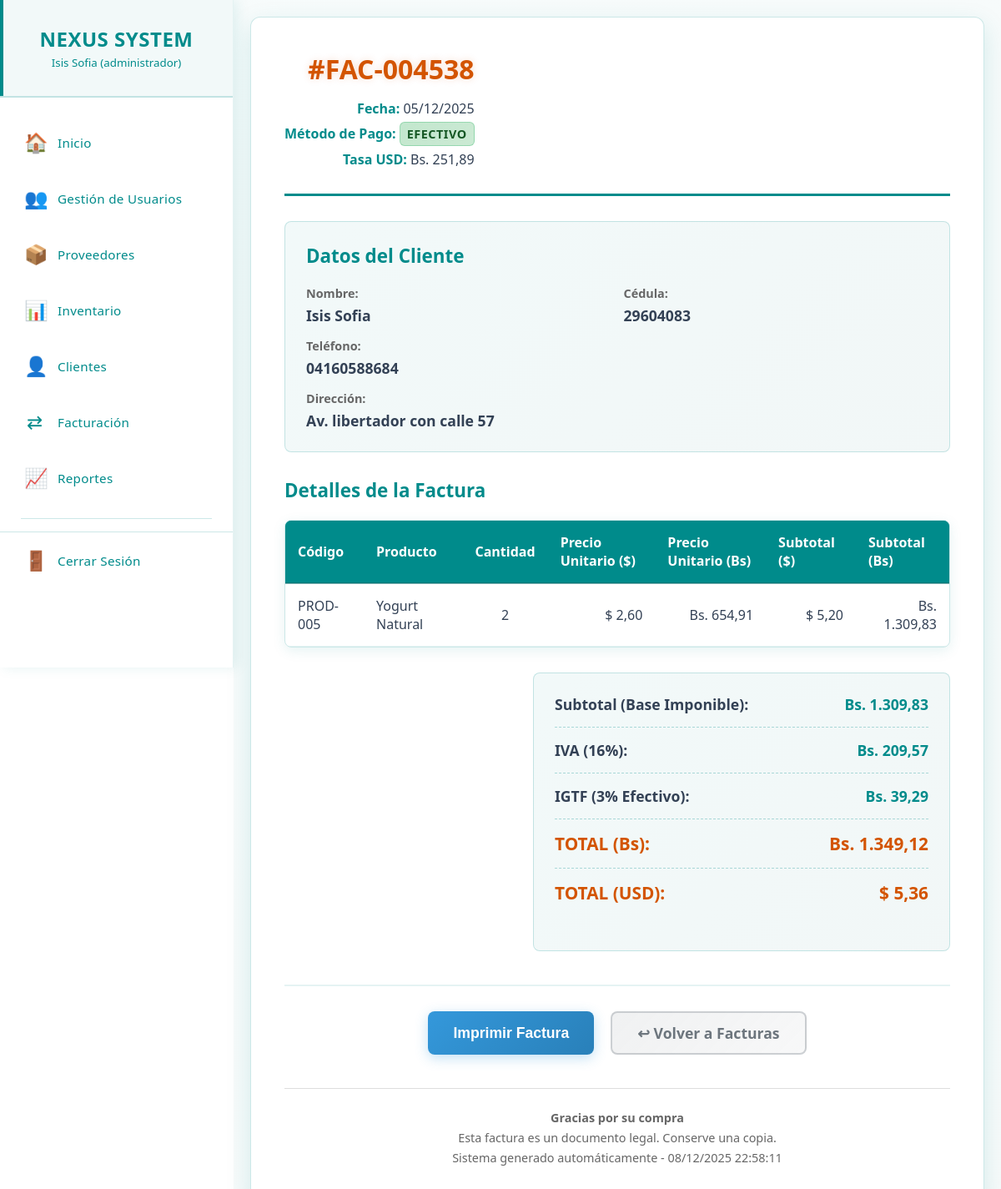
/ver_factura.php?id=9 (signed in), run on an earlier commit of the app's database.
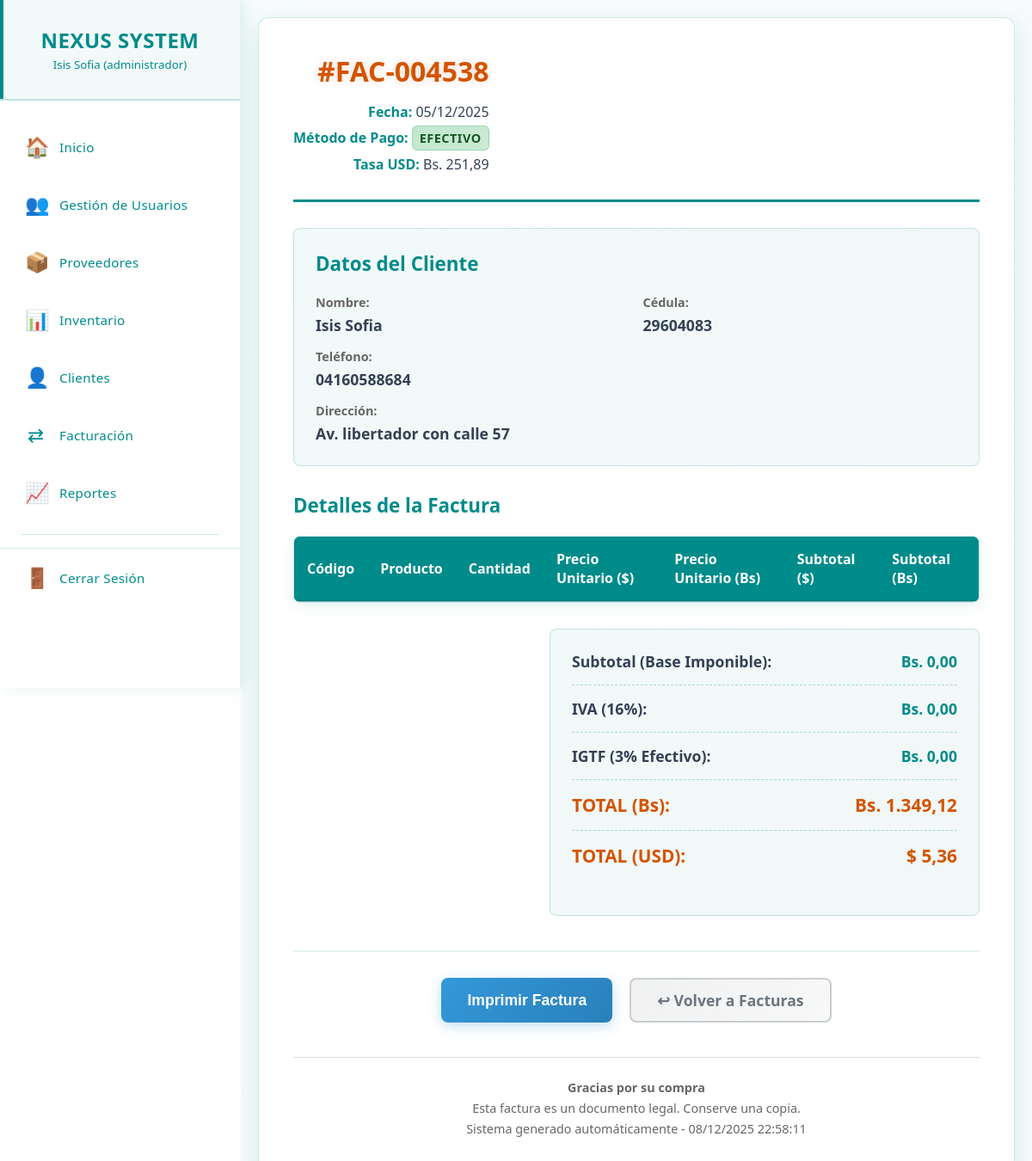
And on a later commit of the database.
### tables this page shows
CREATE TABLE `detalle_venta` (
  `id_detalle` int(11) NOT NULL,
  `id_venta` int(11) NOT NULL,
  `id_producto` int(11) NOT NULL,
  `codigo_producto` varchar(50) DEFAULT NULL,
  `nombre_producto` varchar(120) DEFAULT NULL,
  `cantidad` decimal(10,2) NOT NULL,
  `precio_unitario_bs` decimal(12,2) NOT NULL,
  `precio_unitario_usd` decimal(10,2) NOT NULL,
  `subtotal_bs` decimal(12,2) NOT NULL,
  `subtotal_usd` decimal(10,2) NOT NULL,
  `fecha_registro` timestamp NOT NULL DEFAULT current_timestamp()
);

CREATE TABLE `ventas` (
  `id_venta` int(11) NOT NULL,
  `cliente` varchar(100) DEFAULT NULL,
  `fecha` date DEFAULT NULL,
  `metodo_pago` varchar(50) DEFAULT NULL,
  `total_bs` decimal(12,2) DEFAULT 0.00,
  `id_cliente` int(11) DEFAULT NULL,
  `total_usd` decimal(12,2) DEFAULT 0.00,
  `total_eur` decimal(12,2) DEFAULT NULL,
  `tasa_usd` decimal(12,4) DEFAULT 0.0000,
  `tasa_eur` decimal(12,4) DEFAULT 0.0000,
  `nro_factura` varchar(20) DEFAULT NULL
);

CREATE TABLE `clientes` (
  `id` int(11) NOT NULL,
  `nombre` varchar(255) NOT NULL,
  `cedula` int(8) NOT NULL,
  `telefono` varchar(20) NOT NULL,
  `direccion` text NOT NULL
);

### ver_factura.php (the view, shortened to what the changed rows need)
<?php
require_once 'menu.php';
$id_venta = isset($_GET['id']) ? intval($_GET['id']) : 0;
try {
    $stmt = $pdo->prepare("SELECT v.*, c.cedula, c.telefono, c.direccion
                          FROM ventas v
                          LEFT JOIN clientes c ON v.id_cliente = c.id
                          WHERE v.id_venta = ?");
    $stmt->execute([$id_venta]);
    $factura = $stmt->fetch(PDO::FETCH_ASSOC);
    $stmt_detalles = $pdo->prepare("SELECT * FROM detalle_venta WHERE id_venta = ?");
    $stmt_detalles->execute([$id_venta]);
    $detalles = $stmt_detalles->fetchAll(PDO::FETCH_ASSOC);
    $tasa_usd = floatval($factura['tasa_usd']);
    $subtotal_usd_calculado = 0;
    foreach ($detalles as &$detalle) {
        $cantidad = floatval($detalle['cantidad']);
        $precio_usd = floatval($detalle['precio_unitario_usd']);
        $detalle['precio_unitario_bs'] = $precio_usd * $tasa_usd;
        $detalle['subtotal_usd'] = $cantidad * $precio_usd;
        $detalle['subtotal_bs'] = $detalle['subtotal_usd'] * $tasa_usd;
        $subtotal_usd_calculado += $detalle['subtotal_usd'];
    }
    $subtotal_bs_calculado = $subtotal_usd_calculado * $tasa_usd;
    $iva_porcentaje = 16;
    $iva_usd = $subtotal_usd_calculado * ($iva_porcentaje / 100);
    $iva_bs = $iva_usd * $tasa_usd;
    $igtf_porcentaje = ($factura['metodo_pago'] === 'Efectivo') ? 3 : 0;
    $igtf_usd = $subtotal_usd_calculado * ($igtf_porcentaje / 100);
    $igtf_bs = $igtf_usd * $tasa_usd;
} catch (PDOException $e) {
    die("Error al cargar la factura: " . $e->getMessage());
}
?>
<!DOCTYPE html>
<html lang="es">
<head>
    <link rel="stylesheet" href="css/ver_factura.css">
</head>
<body>
<main class="main-content">
    <div class="content-wrapper">
        <div class="factura-detalle">
            <div class="encabezado-factura">
                <div class="info-factura-detalle">
                    <div class="numero-factura">#<?= $factura['nro_factura'] ?></div>
                    <p><strong>Fecha:</strong> <?= date('d/m/Y', strtotime($factura['fecha'])) ?></p>
                    <p><strong>Método de Pago:</strong>
                        <span class="metodo-pago-detalle <?= strtolower(str_replace(' ', '-', $factura['metodo_pago'])) ?>">
                            <?= htmlspecialchars($factura['metodo_pago']) ?>
                        </span>
                    </p>
                    <p><strong>Tasa USD:</strong> Bs. <?= number_format($tasa_usd, 2, ',', '.') ?></p>
                </div>
            </div>
            <div class="datos-cliente-detalle">
                <div class="cliente-info-detalle">
                    <div class="info-cliente-grid">
                        <div class="info-cliente-item">
                            <span class="info-cliente-label">Nombre:</span>
                            <span class="info-cliente-value"><?= htmlspecialchars($factura['cliente']) ?></span>
                        </div>
                        <div class="info-cliente-item">
                            <span class="info-cliente-label">Cédula:</span>
                            <span class="info-cliente-value"><?= htmlspecialchars($factura['cedula'] ?? 'N/A') ?></span>
                        </div>
                        <div class="info-cliente-item">
                            <span class="info-cliente-label">Teléfono:</span>
                            <span class="info-cliente-value"><?= htmlspecialchars($factura['telefono'] ?? 'N/A') ?></span>
                        </div>
                        <div class="info-cliente-item" style="grid-column: span 2;">
                            <span class="info-cliente-label">Dirección:</span>
                            <span class="info-cliente-value"><?= htmlspecialchars($factura['direccion'] ?? 'N/A') ?></span>
                        </div>
                    </div>
                </div>
            </div>
            <div class="seccion-detalles">
                <div class="tabla-detalles-container">
                    <table class="tabla-detalles">
                        <thead>
                            <tr>
                                <th>Código</th>
                                <th>Producto</th>
                                <th class="text-center">Cantidad</th>
                                <th class="text-right">Precio Unitario ($)</th>
                                <th class="text-right">Precio Unitario (Bs)</th>
                                <th class="text-right">Subtotal ($)</th>
                                <th class="text-right">Subtotal (Bs)</th>
                            </tr>
                        </thead>
                        <tbody>
                            <?php foreach ($detalles as $detalle): ?>
                            <tr>
                                <td><?= htmlspecialchars($detalle['codigo_producto']) ?></td>
                                <td><?= htmlspecialchars($detalle['nombre_producto']) ?></td>
                                <td class="text-center"><?= number_format($detalle['cantidad'], 0, ',', '.') ?></td>
                                <td class="text-right">$ <?= number_format($detalle['precio_unitario_usd'], 2, ',', '.') ?></td>
                                <td class="text-right">Bs. <?= number_format($detalle['precio_unitario_bs'], 2, ',', '.') ?></td>
                                <td class="text-right">$ <?= number_format($detalle['subtotal_usd'], 2, ',', '.') ?></td>
                                <td class="text-right">Bs. <?= number_format($detalle['subtotal_bs'], 2, ',', '.') ?></td>
                            </tr>
                            <?php endforeach; ?>
                        </tbody>
                    </table>
                </div>
            </div>
            <div class="seccion-totales-detalle">
                <div class="totales-detalle-container">
                    <div class="total-fila">
                        <span class="total-label-detalle">Subtotal (Base Imponible):</span>
                        <span class="total-value-detalle">Bs. <?= number_format($subtotal_bs_calculado, 2, ',', '.') ?></span>
                    </div>
                    <div class="total-fila">
                        <span class="total-label-detalle">IVA (<?= $iva_porcentaje ?>%):</span>
                        <span class="total-value-detalle">Bs. <?= number_format($iva_bs, 2, ',', '.') ?></span>
                    </div>
                    <?php if ($factura['metodo_pago'] === 'Efectivo'): ?>
                    <div class="total-fila">
                        <span class="total-label-detalle">IGTF (<?= $igtf_porcentaje ?>% Efectivo):</span>
                        <span class="total-value-detalle">Bs. <?= number_format($igtf_bs, 2, ',', '.') ?></span>
                    </div>
                    <?php endif; ?>
                    <div class="total-fila total-final-detalle">
                        <span class="total-label-detalle">TOTAL (Bs):</span>
                        <span class="total-value-detalle">Bs. <?= number_format($factura['total_bs'], 2, ',', '.') ?></span>
                    </div>
                    <div class="total-fila total-final-detalle">
                        <span class="total-label-detalle">TOTAL (USD):</span>
                        <span class="total-value-detalle">$ <?= number_format($factura['total_usd'], 2, ',', '.') ?></span>
                    </div>
                </div>
            </div>
        </div>
    </div>
</main>
</body>
</html>

What changed in the data, as far as the page shows it:
removed detalle_venta: codigo_producto "PROD-005", nombre_producto "Yogurt Natural", cantidad "2", precio_unitario_usd "2,60", precio_unitario_bs "654,91", subtotal_usd "5,20", subtotal_bs "1.309,83"
computed for ventas "FAC-004538": tasa_usd "1.309,83" → "0,00"; tasa_usd "209,57" → "0,00"; igtf_bs "39,29" → "0,00"
